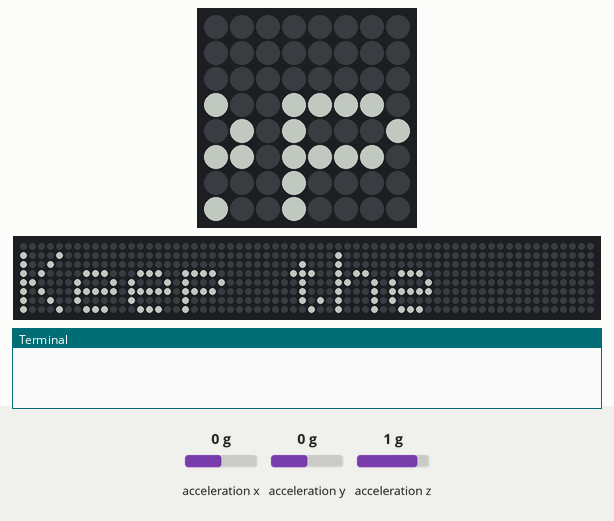
Simulated run of this program. Board: Raspberry Pi (BCM pin numbers) with a Sense HAT. Parts: the Sense HAT's 8×8 RGB LED matrix, a strip that is not on the board, showing the scrolling text unrolled, the last lines printed to the terminal. Inputs (shaded band) come from the test bench; at power-on: acceleration y 0 g, acceleration x 0 g, acceleration z 1 g. Dim RGB values are drawn brighter than linear; random numbers come from a fixed seed; the 64×8 strip is a reading aid, not a part: it shows the text the matrix is scrolling, unrolled, one strip-width of it at a time. At 42.0 s the program stops and its outputs stay as they are.

Above: at 1.2 s.
1.3 s: acceleration y set to -1.4 g
At 12.3 s:
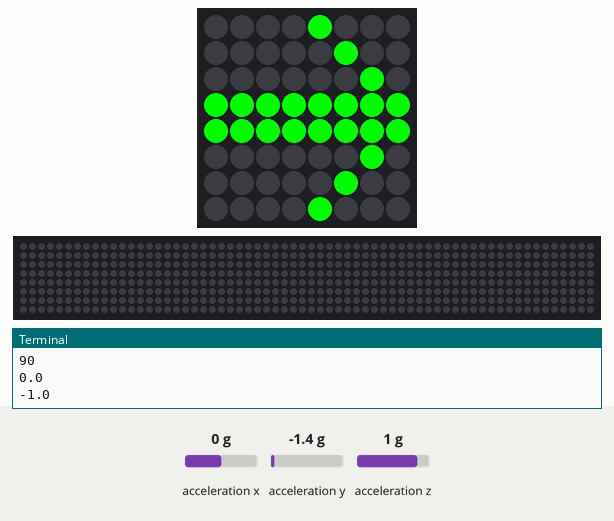
At 17.0 s:
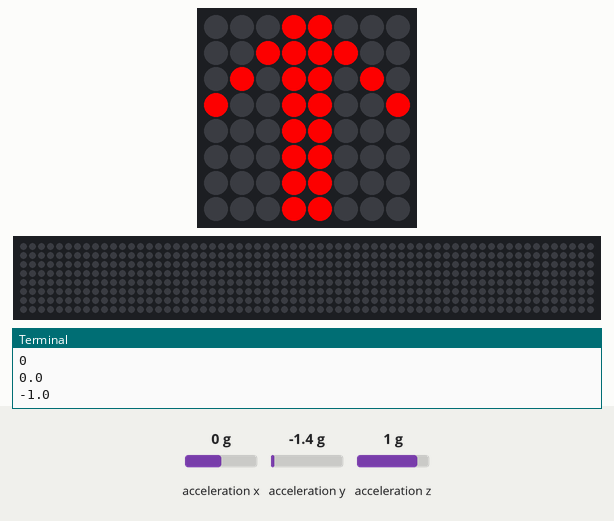
19.1 s: acceleration x set to -1.4 g
At 28.2 s:
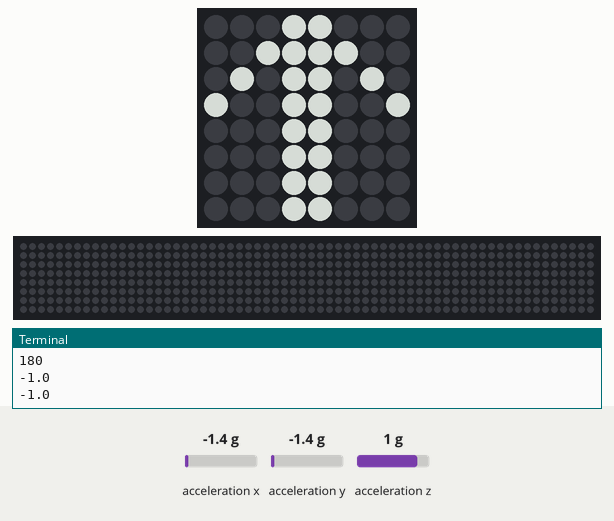

The program:

raspberrypi_reaction_testing_game.py
```python
from sense_hat import SenseHat
import time
import random

sense = SenseHat()

# set up the colours (white, red, green, empty)

w = [150, 150, 150]
r = [255, 0, 0]
g = [0, 255, 0]
e = [0, 0, 0]
o = [255,127,0]
y = [150, 150, 0]
b = [0, 0, 150]
i = [75, 0, 130]
v = [159,0,255]
e = [0,0,0]


arrow = [
e,e,e,w,w,e,e,e,
e,e,w,w,w,w,e,e,
e,w,e,w,w,e,w,e,
w,e,e,w,w,e,e,w,
e,e,e,w,w,e,e,e,
e,e,e,w,w,e,e,e,
e,e,e,w,w,e,e,e,
e,e,e,w,w,e,e,e
]

arrow_red = [
e,e,e,r,r,e,e,e,
e,e,r,r,r,r,e,e,
e,r,e,r,r,e,r,e,
r,e,e,r,r,e,e,r,
e,e,e,r,r,e,e,e,
e,e,e,r,r,e,e,e,
e,e,e,r,r,e,e,e,
e,e,e,r,r,e,e,e
]

arrow_green = [
e,e,e,g,g,e,e,e,
e,e,g,g,g,g,e,e,
e,g,e,g,g,e,g,e,
g,e,e,g,g,e,e,g,
e,e,e,g,g,e,e,e,
e,e,e,g,g,e,e,e,
e,e,e,g,g,e,e,e,
e,e,e,g,g,e,e,e
]

full_rainbow = [
e,e,e,e,e,e,e,e,
e,e,e,r,r,e,e,e,
e,r,r,o,o,r,r,e,
r,o,o,y,y,o,o,r,
o,y,y,g,g,y,y,o,
y,g,g,b,b,g,g,y,
b,b,b,i,i,b,b,b,
b,i,i,v,v,i,i,b,
]

half_rainbow = [
e,e,e,e,e,e,e,e,
e,e,e,r,e,e,e,e,
e,r,r,o,e,e,e,e,
r,o,o,y,e,e,e,e,
o,y,y,g,e,e,e,e,
y,g,g,b,e,e,e,e,
b,b,b,i,e,e,e,e,
b,i,i,v,e,e,e,e,
]


pause = 4
lives = 2
score = 0
angle = 0
Life = 2

LifePause = 1

play = True

sense.show_message("Keep the arrow pointing up", scroll_speed=0.05, text_colour=[100,100,100])

while play:
    last_angle = angle
    while angle == last_angle:
        angle = random.choice([0, 90, 180, 270])
    sense.set_rotation(angle)
    sense.set_pixels(arrow)
    time.sleep(pause)

    x, y, z = sense.get_accelerometer_raw().values()
    x = round(x, 0)
    y = round(y, 0)

    print(angle)
    print(x)
    print(y)

    if x == -1 and angle == 180:
        sense.set_pixels(arrow_green)
        score += 1
    elif x == 1 and angle == 0:
       sense.set_pixels(arrow_green)
       score += 1
    elif y == -1 and angle == 90:
        sense.set_pixels(arrow_green)
        score += 1
    elif y == 1 and angle == 270:
        sense.set_pixels(arrow_green)
        score += 1


    else:
        sense.set_rotation(0)
        sense.set_pixels(arrow_red)
        time.sleep(2)
        sense.set_pixels(full_rainbow)
        time.sleep(2)

        Life -= 1

        sense.set_pixels(half_rainbow)

        time.sleep(2)

        if Life == 0:

            play = False


    pause = pause * 0.95
    time.sleep(0.5)

msg = "Your score was %s" % score

sense.show_message(msg, scroll_speed=0.05, text_colour=[100,100,100])
```

Measured:
- what the display in image 1 shows lasts 0.5 s, from 11.9 s to 12.4 s
- what the display in image 2 shows lasts 2.0 s, from 16.2 s to 18.2 s
